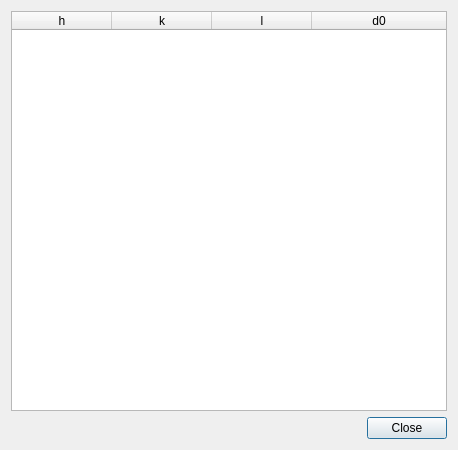
<?xml version="1.0" encoding="UTF-8"?>
<ui version="4.0">
 <class>Dialog</class>
 <widget class="QDialog" name="Dialog">
  <property name="geometry">
   <rect>
    <x>0</x>
    <y>0</y>
    <width>458</width>
    <height>450</height>
   </rect>
  </property>
  <property name="windowTitle">
   <string>Dialog</string>
  </property>
  <layout class="QVBoxLayout" name="verticalLayout">
   <item>
    <widget class="QTableWidget" name="custom_element_tableWidget">
     <property name="enabled">
      <bool>true</bool>
     </property>
     <property name="alternatingRowColors">
      <bool>true</bool>
     </property>
     <property name="rowCount">
      <number>0</number>
     </property>
     <attribute name="horizontalHeaderStretchLastSection">
      <bool>true</bool>
     </attribute>
     <attribute name="verticalHeaderVisible">
      <bool>false</bool>
     </attribute>
     <column>
      <property name="text">
       <string>h</string>
      </property>
     </column>
     <column>
      <property name="text">
       <string>k</string>
      </property>
     </column>
     <column>
      <property name="text">
       <string>l</string>
      </property>
     </column>
     <column>
      <property name="text">
       <string>d0</string>
      </property>
     </column>
    </widget>
   </item>
   <item>
    <layout class="QHBoxLayout" name="horizontalLayout">
     <item>
      <spacer name="horizontalSpacer">
       <property name="orientation">
        <enum>Qt::Horizontal</enum>
       </property>
       <property name="sizeHint" stdset="0">
        <size>
         <width>40</width>
         <height>20</height>
        </size>
       </property>
      </spacer>
     </item>
     <item>
      <widget class="QPushButton" name="pushButton">
       <property name="text">
        <string>Close</string>
       </property>
      </widget>
     </item>
    </layout>
   </item>
  </layout>
 </widget>
 <resources/>
 <connections/>
</ui>
